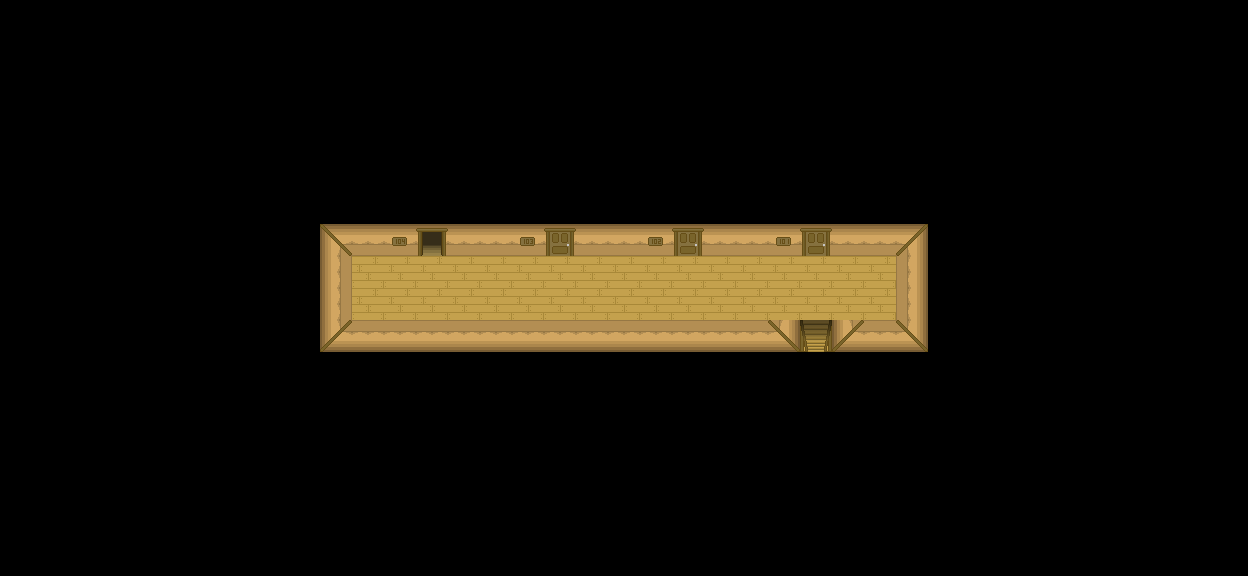

This game map was drawn from its Tiled (.tmx) file and the tilesets committed beside it. A one-line description and the trimmed map source follow:
An orthogonal 39x18 tile map with 32x32 px tiles, 4 tile layers (ground, detail 1, detail 2, detail 3), 1 hidden layer not drawn, 4 tilesets and 9 objects (3x locked_inn, inn_01, inn_03, 101, 102, ...).

<map version="1.0" tiledversion="1.1.2" orientation="orthogonal" renderorder="right-down" width="39" height="18" tilewidth="32" tileheight="32" infinite="0" nextobjectid="10">
 <tileset firstgid="1" source="tileset_inn_v01.tsx" />
 <tileset firstgid="37" source="tileset_dusty_v02.tsx" />
 <tileset firstgid="77" source="tileset_mining_v01.tsx" />
 <tileset firstgid="92" source="tileset_town_v01.tsx" />
 <layer name="ground" width="39" height="18">
  <data>[702 cells, 702 non-empty, 10 distinct tile ids]</data>
 </layer>
 <objectgroup name="doors" visible="0">
  <object id="8" name="door" type="inn_01" x="800.639" y="335.31" width="30.7938" height="16.5374">
   <properties>
    <property name="target_x" type="int" value="576" />
    <property name="target_y" type="int" value="256" />
   </properties>
  </object>
  <object id="9" name="door" type="inn_03" x="416.409" y="223.6" width="31.5921" height="15.5755">
   <properties>
    <property name="target_x" type="int" value="416" />
    <property name="target_y" type="int" value="320" />
   </properties>
  </object>
 </objectgroup>
 <layer name="detail 1" width="39" height="18">
  <data>[702 cells, 9 non-empty, 7 distinct tile ids]</data>
 </layer>
 <layer name="detail 2" width="39" height="18">
  <data>[702 cells, 1 non-empty, 1 distinct tile ids]</data>
 </layer>
 <layer name="detail 3" width="39" height="18">
  <data>[702 cells, 1 non-empty, 1 distinct tile ids]</data>
 </layer>
 <layer name="walls" width="39" height="18" visible="0">
  <properties>
   <property name="collidable" type="bool" value="true" />
  </properties>
  <data>[702 cells, 42 non-empty, 1 distinct tile ids]</data>
 </layer>
 <objectgroup name="objects" visible="0">
  <object id="1" name="101" x="773.15" y="229.36" width="21.7774" height="23.4526" />
  <object id="2" name="102" x="642.48" y="228.52" width="25.1277" height="22.615" />
  <object id="3" name="103" x="515.17" y="229.36" width="24.2901" height="22.615" />
  <object id="4" name="104" x="385.34" y="229.36" width="27.6405" height="23.4526" />
  <object id="5" name="locked_inn" x="803.3" y="229.36" width="23.4526" height="23.4526" />
  <object id="6" name="locked_inn" x="676.82" y="229.36" width="23.4526" height="23.4526" />
  <object id="7" name="locked_inn" x="547.84" y="229.36" width="23.4526" height="23.4526" />
 </objectgroup>
</map>
